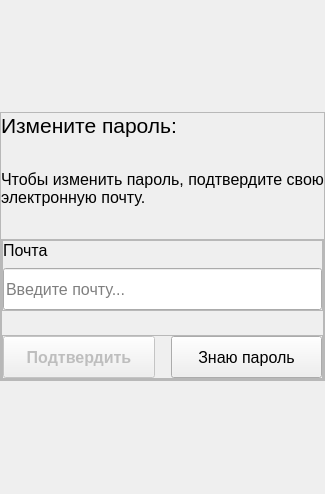
         <widget class="QWidget" name="change_password_confirm_page">
          <layout class="QVBoxLayout" name="verticalLayout_20">
           <property name="spacing">
            <number>0</number>
           </property>
           <property name="leftMargin">
            <number>0</number>
           </property>
           <property name="topMargin">
            <number>0</number>
           </property>
           <property name="rightMargin">
            <number>0</number>
           </property>
           <property name="bottomMargin">
            <number>0</number>
           </property>
           <item>
            <spacer name="verticalSpacer_4">
             <property name="orientation">
              <enum>Qt::Vertical</enum>
             </property>
             <property name="sizeHint" stdset="0">
              <size>
               <width>20</width>
               <height>112</height>
              </size>
             </property>
            </spacer>
           </item>
           <item>
            <widget class="QFrame" name="content_frame_3">
             <property name="frameShape">
              <enum>QFrame::StyledPanel</enum>
             </property>
             <property name="frameShadow">
              <enum>QFrame::Raised</enum>
             </property>
             <layout class="QVBoxLayout" name="verticalLayout_19">
              <property name="spacing">
               <number>32</number>
              </property>
              <property name="leftMargin">
               <number>0</number>
              </property>
              <property name="topMargin">
               <number>0</number>
              </property>
              <property name="rightMargin">
               <number>0</number>
              </property>
              <property name="bottomMargin">
               <number>0</number>
              </property>
              <item>
               <widget class="QLabel" name="change_password_label">
                <property name="font">
                 <font>
                  <pointsize>16</pointsize>
                 </font>
                </property>
                <property name="text">
                 <string>Измените пароль:</string>
                </property>
               </widget>
              </item>
              <item>
               <widget class="InfoLabel" name="info_change_password_label">
                <property name="font">
                 <font>
                  <pointsize>12</pointsize>
                 </font>
                </property>
                <property name="text">
                 <string>Чтобы изменить пароль, подтвердите свою электронную почту.</string>
                </property>
                <property name="wordWrap">
                 <bool>true</bool>
                </property>
               </widget>
              </item>
              <item>
               <widget class="QFrame" name="actions_frame_3">
                <property name="frameShape">
                 <enum>QFrame::StyledPanel</enum>
                </property>
                <property name="frameShadow">
                 <enum>QFrame::Raised</enum>
                </property>
                <layout class="QVBoxLayout" name="verticalLayout_18">
                 <property name="spacing">
                  <number>24</number>
                 </property>
                 <property name="leftMargin">
                  <number>0</number>
                 </property>
                 <property name="topMargin">
                  <number>0</number>
                 </property>
                 <property name="rightMargin">
                  <number>0</number>
                 </property>
                 <property name="bottomMargin">
                  <number>0</number>
                 </property>
                 <item>
                  <widget class="QFrame" name="email_field_3">
                   <property name="frameShape">
                    <enum>QFrame::StyledPanel</enum>
                   </property>
                   <property name="frameShadow">
                    <enum>QFrame::Raised</enum>
                   </property>
                   <layout class="QVBoxLayout" name="verticalLayout_17">
                    <property name="spacing">
                     <number>8</number>
                    </property>
                    <property name="leftMargin">
                     <number>0</number>
                    </property>
                    <property name="topMargin">
                     <number>0</number>
                    </property>
                    <property name="rightMargin">
                     <number>0</number>
                    </property>
                    <property name="bottomMargin">
                     <number>0</number>
                    </property>
                    <item>
                     <widget class="QLabel" name="email_label_3">
                      <property name="sizePolicy">
                       <sizepolicy hsizetype="Minimum" vsizetype="Preferred">
                        <horstretch>0</horstretch>
                        <verstretch>0</verstretch>
                       </sizepolicy>
                      </property>
                      <property name="font">
                       <font>
                        <pointsize>12</pointsize>
                       </font>
                      </property>
                      <property name="text">
                       <string>Почта</string>
                      </property>
                     </widget>
                    </item>
                    <item>
                     <widget class="QLineEdit" name="email_lineEdit_3">
                      <property name="minimumSize">
                       <size>
                        <width>0</width>
                        <height>42</height>
                       </size>
                      </property>
                      <property name="font">
                       <font>
                        <pointsize>12</pointsize>
                       </font>
                      </property>
                      <property name="placeholderText">
                       <string>Введите почту...</string>
                      </property>
                      <property name="clearButtonEnabled">
                       <bool>false</bool>
                      </property>
                     </widget>
                    </item>
                   </layout>
                  </widget>
                 </item>
                 <item>
                  <widget class="QFrame" name="login_buttons_3">
                   <property name="frameShape">
                    <enum>QFrame::StyledPanel</enum>
                   </property>
                   <property name="frameShadow">
                    <enum>QFrame::Raised</enum>
                   </property>
                   <layout class="QHBoxLayout" name="horizontalLayout_8">
                    <property name="spacing">
                     <number>16</number>
                    </property>
                    <property name="leftMargin">
                     <number>0</number>
                    </property>
                    <property name="topMargin">
                     <number>0</number>
                    </property>
                    <property name="rightMargin">
                     <number>0</number>
                    </property>
                    <property name="bottomMargin">
                     <number>0</number>
                    </property>
                    <item>
                     <widget class="PrimaryButton" name="accept_pushButton">
                      <property name="enabled">
                       <bool>false</bool>
                      </property>
                      <property name="minimumSize">
                       <size>
                        <width>0</width>
                        <height>42</height>
                       </size>
                      </property>
                      <property name="font">
                       <font>
                        <pointsize>12</pointsize>
                        <weight>75</weight>
                        <bold>true</bold>
                       </font>
                      </property>
                      <property name="text">
                       <string>Подтвердить</string>
                      </property>
                     </widget>
                    </item>
                    <item>
                     <widget class="TertiaryButton" name="have_account_pushButton_2">
                      <property name="minimumSize">
                       <size>
                        <width>0</width>
                        <height>42</height>
                       </size>
                      </property>
                      <property name="font">
                       <font>
                        <pointsize>12</pointsize>
                       </font>
                      </property>
                      <property name="text">
                       <string>Знаю пароль</string>
                      </property>
                     </widget>
                    </item>
                   </layout>
                  </widget>
                 </item>
                </layout>
               </widget>
              </item>
             </layout>
            </widget>
           </item>
           <item>
            <spacer name="verticalSpacer_6">
             <property name="orientation">
              <enum>Qt::Vertical</enum>
             </property>
             <property name="sizeHint" stdset="0">
              <size>
               <width>20</width>
               <height>113</height>
              </size>
             </property>
            </spacer>
           </item>
          </layout>
         </widget>
